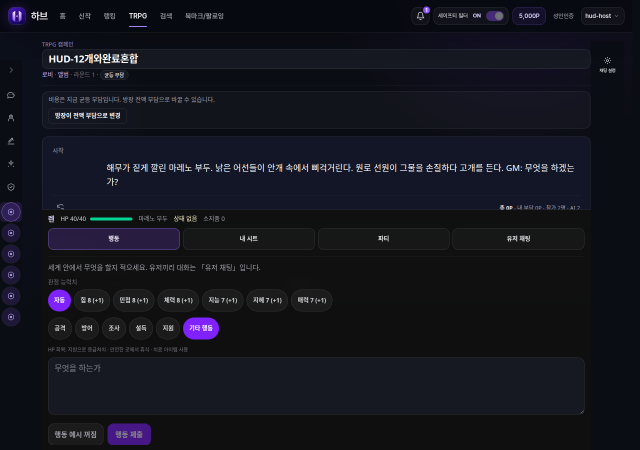
#> input picture before/cap-open-pc.png, 1280 x 900 px, given as the content of the folder /tmp/e43h-out/before/raw, which was not available (shown at 1/2 size)
$ python e43h-compose.py
#> lines starting #> are read from the running program, lines starting #| are printed output that depends on the picture; pictures that were not available may be replaced by others from this repository, and a replacement may not be noted
import os, sys
from PIL import Image, ImageDraw, ImageFont
SRC='/tmp/e43h-out'; DST='/tmp/e43h-ev/docs/audit/e4-3h-creator-dashboard'
labels=[('before','BEFORE (main)'),('a','A Quiet'),('b','B Command Center')]
names=sorted(f[:-4] for f in os.listdir(f'{SRC}/before/raw') if f.endswith('.png'))
for l,_ in labels:
    os.makedirs(f'{DST}/raw/{l}',exist_ok=True)
os.makedirs(f'{DST}/compare',exist_ok=True)
try: font=ImageFont.truetype('/usr/share/fonts/truetype/dejavu/DejaVuSans-Bold.ttf',22)
except: font=ImageFont.load_default()
order=['full','top','inactive','tier','earnings','share','exchange','withdraw','profile','notice','comments','keyboard']
def key(n):
#> called with n = 'cap-open-pc'
    for i,o in enumerate(order):
        if n.startswith(o): return (i,n)
    return (99,n)
names.sort(key=key)
MAXH=9000
for idx,n in enumerate(names,1):
    ims=[]
    for l,_ in labels:
        im=Image.open(f'{SRC}/{l}/raw/{n}.png').convert('RGB')
#> im is the input picture: PIL image 1280x900 RGB; mean R, G, B 20.5, 21.4, 30
        im.save(f'{DST}/raw/{l}/{n}.webp',quality=82,method=4)
        ims.append(im)
    # normalise each to the same scale (device-scale-factor may be 2 for mobile)
    h=max(i.height for i in ims)
    scale=min(1.0,MAXH/h)
    ims=[i.resize((int(i.width*scale),int(i.height*scale)),Image.LANCZOS) if scale<1 else i for i in ims]
    H=max(i.height for i in ims); gap=16; bar=40
    W=sum(i.width for i in ims)+gap*(len(ims)-1)
    c=Image.new('RGB',(W,H+bar),(18,18,24)); d=ImageDraw.Draw(c); x=0
#> after `c = Image.new('RGB', (W, H + bar), (18, 18, 24))`:
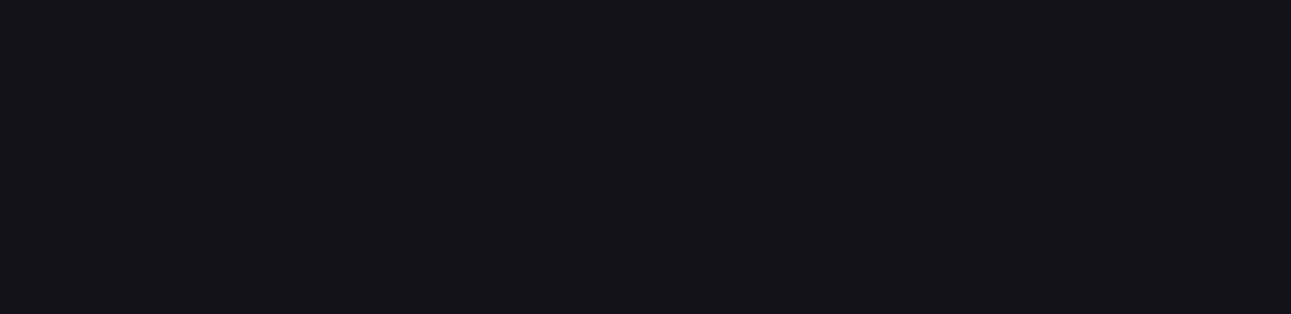
#> c: PIL image 3872x940 RGB (shown at 1/3 size); mean R, G, B 18, 18, 24
    for (l,t),i in zip(labels,ims):
        d.text((x+8,8),t,fill=(240,240,245),font=font)
        c.paste(i,(x,bar)); x+=i.width+gap
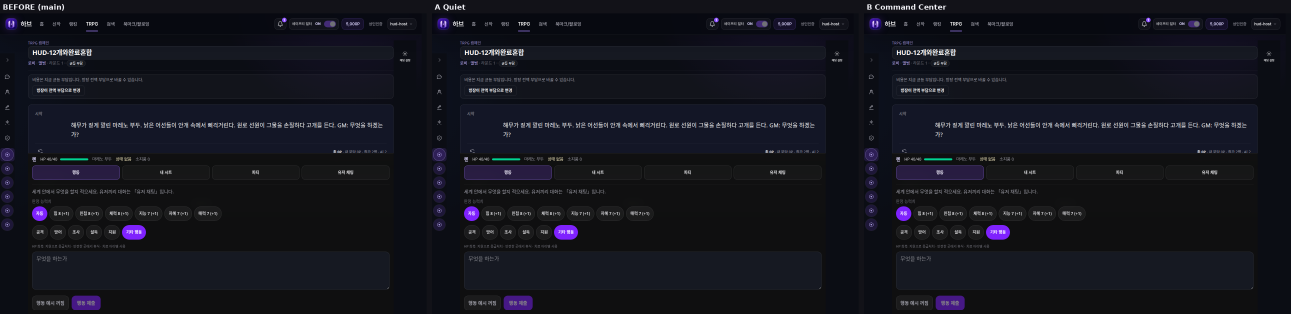
#> c: PIL image 3872x940 RGB (shown at 1/3 size); mean R, G, B 20.6, 21.4, 29.9
    c.save(f'{DST}/compare/{idx:02d}-{n}.webp',quality=80,method=4)
print(len(names))

$ run again, on before/multi-open-mobile.png
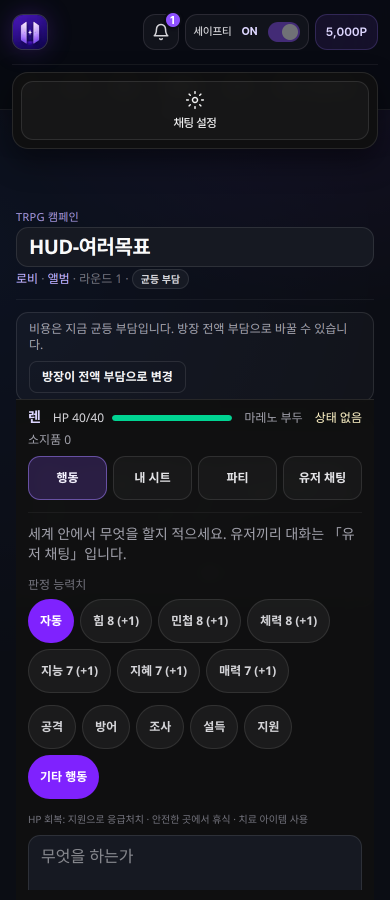
#> input picture before/multi-open-mobile.png, 780 x 1800 px, given as the content of the folder /tmp/e43h-out/before/raw, which was not available (shown at 1/2 size)
#> im is the input picture: PIL image 780x1800 RGB; mean R, G, B 23.8, 24, 32.5
#> after the loop `for (l,t),i in zip(labels,ims):`:
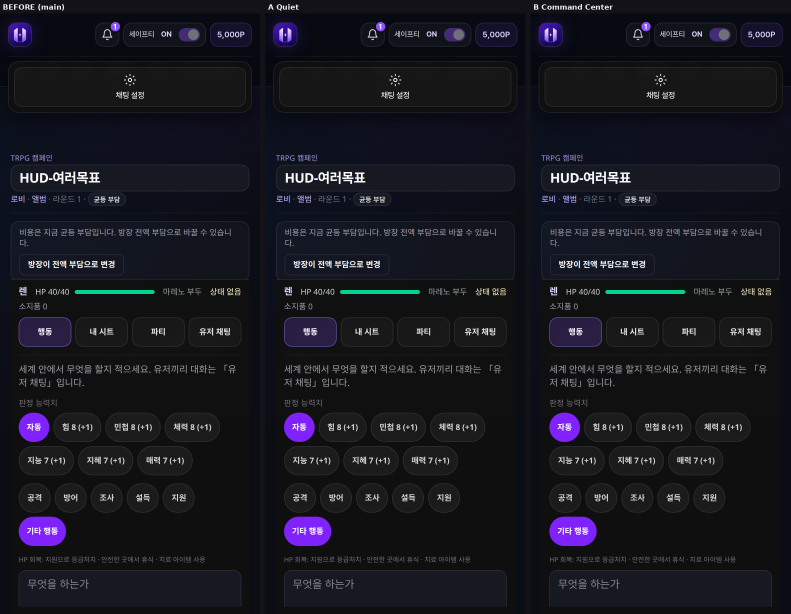
#> c: PIL image 2372x1840 RGB (shown at 1/3 size); mean R, G, B 23.7, 24, 32.4
